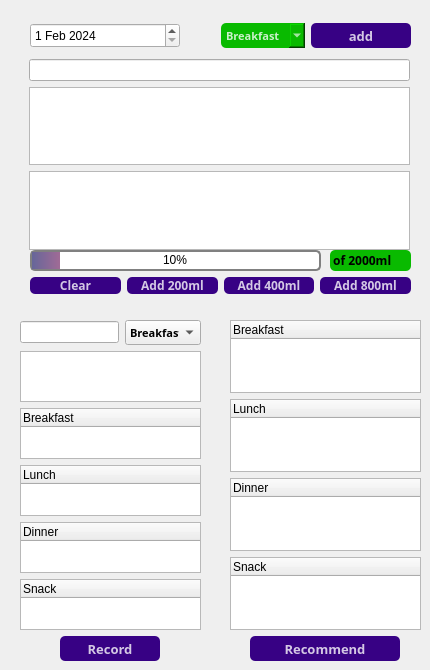
    <widget class="QWidget" name="tab">
     <property name="minimumSize">
      <size>
       <width>0</width>
       <height>0</height>
      </size>
     </property>
     <property name="maximumSize">
      <size>
       <width>16777215</width>
       <height>16777215</height>
      </size>
     </property>
     <attribute name="title">
      <string>DietRecord</string>
     </attribute>
     <widget class="QProgressBar" name="progressBar">
      <property name="geometry">
       <rect>
        <x>30</x>
        <y>250</y>
        <width>291</width>
        <height>21</height>
       </rect>
      </property>
      <property name="styleSheet">
       <string notr="true">QProgressBar{
	border:2px solid grey;
	border-radius:5px;
	background-color:#FFFFFF;
	text-align:center;
}
QProgressBar::chunk{
	background:QLinearGradient(x1:0,y1:0,x2:2,y2:0,stop:0 #666699,stop:1 #DB7093);
}</string>
      </property>
      <property name="maximum">
       <number>2000</number>
      </property>
      <property name="value">
       <number>200</number>
      </property>
     </widget>
     <widget class="QWidget" name="layoutWidget">
      <property name="geometry">
       <rect>
        <x>30</x>
        <y>20</y>
        <width>381</width>
        <height>31</height>
       </rect>
      </property>
      <layout class="QHBoxLayout" name="horizontalLayout_7">
       <item>
        <widget class="QDateEdit" name="dateEdit">
         <property name="minimumSize">
          <size>
           <width>150</width>
           <height>25</height>
          </size>
         </property>
         <property name="dateTime">
          <datetime>
           <hour>0</hour>
           <minute>0</minute>
           <second>0</second>
           <year>2024</year>
           <month>2</month>
           <day>1</day>
          </datetime>
         </property>
        </widget>
       </item>
       <item>
        <spacer name="horizontalSpacer">
         <property name="orientation">
          <enum>Qt::Horizontal</enum>
         </property>
         <property name="sizeHint" stdset="0">
          <size>
           <width>20</width>
           <height>20</height>
          </size>
         </property>
        </spacer>
       </item>
       <item>
        <widget class="QComboBox" name="meal_cb">
         <property name="enabled">
          <bool>true</bool>
         </property>
         <property name="sizePolicy">
          <sizepolicy hsizetype="Minimum" vsizetype="Fixed">
           <horstretch>0</horstretch>
           <verstretch>0</verstretch>
          </sizepolicy>
         </property>
         <property name="minimumSize">
          <size>
           <width>84</width>
           <height>25</height>
          </size>
         </property>
         <property name="font">
          <font>
           <family>Arial Black</family>
           <pointsize>8</pointsize>
           <bold>true</bold>
          </font>
         </property>
         <property name="styleSheet">
          <string notr="true">QComboBox#meal_cb{
	background-color:rgb(9, 186, 0);
	color:rgba(255,255,255,200);
	border-radius:5px;
}
QComboBox#meal_cb:hover{
	background-color:rgb(11, 222, 0);
	color:rgba(255,255,255,200);
	border-radius:5px;
}
QComboBox#meal_cb:pressed{
	padding-left:5px;
	padding-top:5px;
	background-color:(11, 222, 0);
}</string>
         </property>
         <property name="currentText">
          <string>Breakfast</string>
         </property>
         <item>
          <property name="text">
           <string>Breakfast</string>
          </property>
         </item>
         <item>
          <property name="text">
           <string>Lunch</string>
          </property>
         </item>
         <item>
          <property name="text">
           <string>Dinner</string>
          </property>
         </item>
         <item>
          <property name="text">
           <string>Snack</string>
          </property>
         </item>
        </widget>
       </item>
       <item>
        <widget class="QPushButton" name="add_btn">
         <property name="minimumSize">
          <size>
           <width>100</width>
           <height>25</height>
          </size>
         </property>
         <property name="maximumSize">
          <size>
           <width>100</width>
           <height>25</height>
          </size>
         </property>
         <property name="font">
          <font>
           <family>Arial Black</family>
           <pointsize>10</pointsize>
           <bold>true</bold>
          </font>
         </property>
         <property name="styleSheet">
          <string notr="true">QPushButton#add_btn{
	background-color:rgb(55, 1, 132);
	color:rgba(255,255,255,200);
	border-radius:5px;
}
QPushButton#add_btn:hover{
	background-color:rgba(2,62,118,150);
	color:rgba(255,255,255,200);
	border-radius:5px;
}
QPushButton#add_btn:pressed{
	padding-left:5px;
	padding-top:5px;
	background-color:rgba(2,62,118,100);
}</string>
         </property>
         <property name="text">
          <string>add</string>
         </property>
        </widget>
       </item>
      </layout>
     </widget>
     <widget class="QWidget" name="horizontalLayoutWidget">
      <property name="geometry">
       <rect>
        <x>30</x>
        <y>270</y>
        <width>381</width>
        <height>31</height>
       </rect>
      </property>
      <layout class="QHBoxLayout" name="horizontalLayout_9">
       <item>
        <widget class="QPushButton" name="clearWater_btn">
         <property name="font">
          <font>
           <family>Arial Black</family>
           <bold>true</bold>
          </font>
         </property>
         <property name="styleSheet">
          <string notr="true">QPushButton#clearWater_btn{
	background-color:rgb(55, 1, 132);
	color:rgba(255,255,255,200);
	border-radius:5px;
}
QPushButton#clearWater_btn:hover{
	background-color:rgba(2,62,118,150);
	color:rgba(255,255,255,200);
	border-radius:5px;
}
QPushButton#clearWater_btn:pressed{
	padding-left:5px;
	padding-top:5px;
	background-color:rgba(2,62,118,100);
}</string>
         </property>
         <property name="text">
          <string>Clear</string>
         </property>
        </widget>
       </item>
       <item>
        <widget class="QPushButton" name="add200_btn">
         <property name="font">
          <font>
           <family>Arial Black</family>
           <bold>true</bold>
          </font>
         </property>
         <property name="styleSheet">
          <string notr="true">QPushButton#add200_btn{
	background-color:rgb(55, 1, 132);
	color:rgba(255,255,255,200);
	border-radius:5px;
}
QPushButton#add200_btn:hover{
	background-color:rgba(2,62,118,150);
	color:rgba(255,255,255,200);
	border-radius:5px;
}
QPushButton#add200_btn:pressed{
	padding-left:5px;
	padding-top:5px;
	background-color:rgba(2,62,118,100);
}</string>
         </property>
         <property name="text">
          <string>Add 200ml</string>
         </property>
        </widget>
       </item>
       <item>
        <widget class="QPushButton" name="add400_btn">
         <property name="font">
          <font>
           <family>Arial Black</family>
           <bold>true</bold>
          </font>
         </property>
         <property name="styleSheet">
          <string notr="true">QPushButton#add400_btn{
	background-color:rgb(55, 1, 132);
	color:rgba(255,255,255,200);
	border-radius:5px;
}
QPushButton#add400_btn:hover{
	background-color:rgba(2,62,118,150);
	color:rgba(255,255,255,200);
	border-radius:5px;
}
QPushButton#add400_btn:pressed{
	padding-left:5px;
	padding-top:5px;
	background-color:rgba(2,62,118,100);
}</string>
         </property>
         <property name="text">
          <string>Add 400ml</string>
         </property>
        </widget>
       </item>
       <item>
        <widget class="QPushButton" name="add800_btn">
         <property name="font">
          <font>
           <family>Arial Black</family>
           <bold>true</bold>
          </font>
         </property>
         <property name="styleSheet">
          <string notr="true">QPushButton#add800_btn{
	background-color:rgb(55, 1, 132);
	color:rgba(255,255,255,200);
	border-radius:5px;
}
QPushButton#add800_btn:hover{
	background-color:rgba(2,62,118,150);
	color:rgba(255,255,255,200);
	border-radius:5px;
}
QPushButton#add800_btn:pressed{
	padding-left:5px;
	padding-top:5px;
	background-color:rgba(2,62,118,100);
}</string>
         </property>
         <property name="text">
          <string>Add 800ml</string>
         </property>
        </widget>
       </item>
      </layout>
     </widget>
     <widget class="QLabel" name="label_2">
      <property name="geometry">
       <rect>
        <x>330</x>
        <y>250</y>
        <width>81</width>
        <height>21</height>
       </rect>
      </property>
      <property name="font">
       <font>
        <family>Arial Black</family>
        <bold>true</bold>
       </font>
      </property>
      <property name="styleSheet">
       <string notr="true">background-color:rgb(9, 186, 0);
border-radius:5px;</string>
      </property>
      <property name="text">
       <string> of 2000ml</string>
      </property>
     </widget>
     <widget class="QWidget" name="verticalLayoutWidget">
      <property name="geometry">
       <rect>
        <x>29</x>
        <y>59</y>
        <width>381</width>
        <height>191</height>
       </rect>
      </property>
      <layout class="QVBoxLayout" name="verticalLayout_3">
       <item>
        <widget class="QLineEdit" name="searchBar"/>
       </item>
       <item>
        <widget class="QListWidget" name="suggestionBox"/>
       </item>
       <item>
        <widget class="QListWidget" name="selectedItemsBox"/>
       </item>
      </layout>
     </widget>
     <widget class="QWidget" name="verticalLayoutWidget_3">
      <property name="geometry">
       <rect>
        <x>20</x>
        <y>320</y>
        <width>181</width>
        <height>341</height>
       </rect>
      </property>
      <layout class="QVBoxLayout" name="verticalLayout_13">
       <item>
        <layout class="QHBoxLayout" name="horizontalLayout_8">
         <item>
          <widget class="QLineEdit" name="searchBar_meal_selection"/>
         </item>
         <item>
          <widget class="QComboBox" name="meal_cb_2">
           <property name="enabled">
            <bool>true</bool>
           </property>
           <property name="sizePolicy">
            <sizepolicy hsizetype="Minimum" vsizetype="Fixed">
             <horstretch>0</horstretch>
             <verstretch>0</verstretch>
            </sizepolicy>
           </property>
           <property name="minimumSize">
            <size>
             <width>40</width>
             <height>25</height>
            </size>
           </property>
           <property name="font">
            <font>
             <family>Arial Black</family>
             <pointsize>8</pointsize>
             <bold>true</bold>
            </font>
           </property>
           <property name="styleSheet">
            <string notr="true">QComboBox#meal_cb{
	background-color:rgb(9, 186, 0);
	color:rgba(255,255,255,200);
	border-radius:5px;
}
QComboBox#meal_cb:hover{
	background-color:rgb(11, 222, 0);
	color:rgba(255,255,255,200);
	border-radius:5px;
}
QComboBox#meal_cb:pressed{
	padding-left:5px;
	padding-top:5px;
	background-color:(11, 222, 0);
}</string>
           </property>
           <property name="currentText">
            <string>Breakfast</string>
           </property>
           <item>
            <property name="text">
             <string>Breakfast</string>
            </property>
           </item>
           <item>
            <property name="text">
             <string>Lunch</string>
            </property>
           </item>
           <item>
            <property name="text">
             <string>Dinner</string>
            </property>
           </item>
           <item>
            <property name="text">
             <string>Snack</string>
            </property>
           </item>
          </widget>
         </item>
        </layout>
       </item>
       <item>
        <widget class="QListWidget" name="suggestionBox_meal_selection"/>
       </item>
       <item>
        <widget class="QTreeWidget" name="treeWidget_meal_breakfast">
         <column>
          <property name="text">
           <string>Breakfast</string>
          </property>
         </column>
        </widget>
       </item>
       <item>
        <widget class="QTreeWidget" name="treeWidget_lunch_meal">
         <column>
          <property name="text">
           <string>Lunch</string>
          </property>
         </column>
        </widget>
       </item>
       <item>
        <widget class="QTreeWidget" name="treeWidget_dinner_meal">
         <column>
          <property name="text">
           <string>Dinner</string>
          </property>
         </column>
        </widget>
       </item>
       <item>
        <widget class="QTreeWidget" name="treeWidget_snack_meal">
         <column>
          <property name="text">
           <string>Snack</string>
          </property>
         </column>
        </widget>
       </item>
       <item alignment="Qt::AlignHCenter">
        <widget class="QPushButton" name="record_btn">
         <property name="minimumSize">
          <size>
           <width>100</width>
           <height>25</height>
          </size>
         </property>
         <property name="maximumSize">
          <size>
           <width>100</width>
           <height>25</height>
          </size>
         </property>
         <property name="font">
          <font>
           <family>Arial Black</family>
           <pointsize>10</pointsize>
           <bold>true</bold>
          </font>
         </property>
         <property name="styleSheet">
          <string notr="true">QPushButton#record_btn{
	background-color:rgb(55, 1, 132);
	color:rgba(255,255,255,200);
	border-radius:5px;
}
QPushButton#record_btn:hover{
	background-color:rgba(2,62,118,150);
	color:rgba(255,255,255,200);
	border-radius:5px;
}
QPushButton#record_btn:pressed{
	padding-left:5px;
	padding-top:5px;
	background-color:rgba(2,62,118,100);
}</string>
         </property>
         <property name="text">
          <string>Record</string>
         </property>
        </widget>
       </item>
      </layout>
     </widget>
     <widget class="QWidget" name="verticalLayoutWidget_4">
      <property name="geometry">
       <rect>
        <x>230</x>
        <y>320</y>
        <width>191</width>
        <height>341</height>
       </rect>
      </property>
      <layout class="QVBoxLayout" name="verticalLayout_14">
       <item>
        <widget class="QTreeWidget" name="treeWidget_breakfast">
         <column>
          <property name="text">
           <string>Breakfast</string>
          </property>
         </column>
        </widget>
       </item>
       <item>
        <widget class="QTreeWidget" name="treeWidget_lunch">
         <column>
          <property name="text">
           <string>Lunch</string>
          </property>
         </column>
        </widget>
       </item>
       <item>
        <widget class="QTreeWidget" name="treeWidget_dinner">
         <column>
          <property name="text">
           <string>Dinner</string>
          </property>
         </column>
        </widget>
       </item>
       <item>
        <widget class="QTreeWidget" name="treeWidget_snack">
         <column>
          <property name="text">
           <string>Snack</string>
          </property>
         </column>
        </widget>
       </item>
       <item alignment="Qt::AlignHCenter">
        <widget class="QPushButton" name="recommend_btn">
         <property name="minimumSize">
          <size>
           <width>150</width>
           <height>25</height>
          </size>
         </property>
         <property name="maximumSize">
          <size>
           <width>150</width>
           <height>25</height>
          </size>
         </property>
         <property name="font">
          <font>
           <family>Arial Black</family>
           <pointsize>10</pointsize>
           <bold>true</bold>
          </font>
         </property>
         <property name="styleSheet">
          <string notr="true">QPushButton#recommend_btn{
	background-color:rgb(55, 1, 132);
	color:rgba(255,255,255,200);
	border-radius:5px;
}
QPushButton#recommend_btn:hover{
	background-color:rgba(2,62,118,150);
	color:rgba(255,255,255,200);
	border-radius:5px;
}
QPushButton#recommend_btn:pressed{
	padding-left:5px;
	padding-top:5px;
	background-color:rgba(2,62,118,100);
}</string>
         </property>
         <property name="text">
          <string>Recommend</string>
         </property>
        </widget>
       </item>
      </layout>
     </widget>
    </widget>
